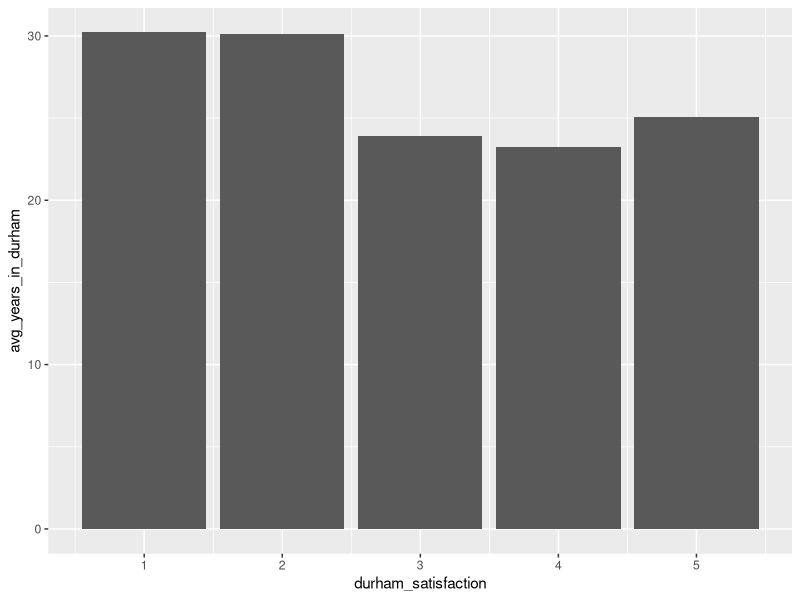

Write the R code that produced this figure.
## ---- chunk 1
#| echo: false 
#| include: false
library(tidyverse)
## ---- chunk 2
#| echo: false 

data = read.csv("Durham_2022_Resident_Survey_Raw_Data.csv")
model_data = data[, c(37, 66, 184, 208, 212, 213, 214, 215, 216, 217, 221)]

colnames(model_data) = c("child_in_DPS", 
                         "housing_cost_pct", "durham_satisfaction", 
                         "years_in_durham", "rent_or_own",
                         "latino", "race_asian_indian", "race_black", 
                         "race_american_indian", "race_white", 
                         "income")

model_data = model_data %>% 
  filter(durham_satisfaction != 9 & !is.na(years_in_durham) & income != 9)

model_data %>% group_by(durham_satisfaction) %>% 
  summarize(avg_years_in_durham = mean(years_in_durham, na.rm = TRUE)) %>% 
  ggplot(aes(x = durham_satisfaction, y = avg_years_in_durham)) + 
  geom_col()

model_data = model_data %>% 
  mutate(Satisfied = if_else(durham_satisfaction != 1 &  
                               durham_satisfaction != 2, 
                             1, 0),
         Income = income,
         Housing_over_30pct = if_else(housing_cost_pct == 1, "Yes", 
                                      if_else(housing_cost_pct == 2, "No", "No Response")),
         DPS = if_else(child_in_DPS == 1, 1, 0, missing = 0),
         Own = if_else(rent_or_own == 1, 1, 0),
         Asian_or_Indian = if_else(race_asian_indian == 1, 1, 0, missing = 0),
         Black = if_else(race_black == 2, 1, 0, missing = 0),
         American_Indian = if_else(race_american_indian == 3, 1, 0, missing = 0),
         White = if_else(race_white == 4, 1, 0, missing = 0),
         Latino_Hispanic = if_else(latino == 1, 1, 0, missing = 0)) %>% 
  select(durham_satisfaction, Satisfied, Income, Housing_over_30pct, DPS, Own,
         Asian_or_Indian, Black, American_Indian, White, Latino_Hispanic)
